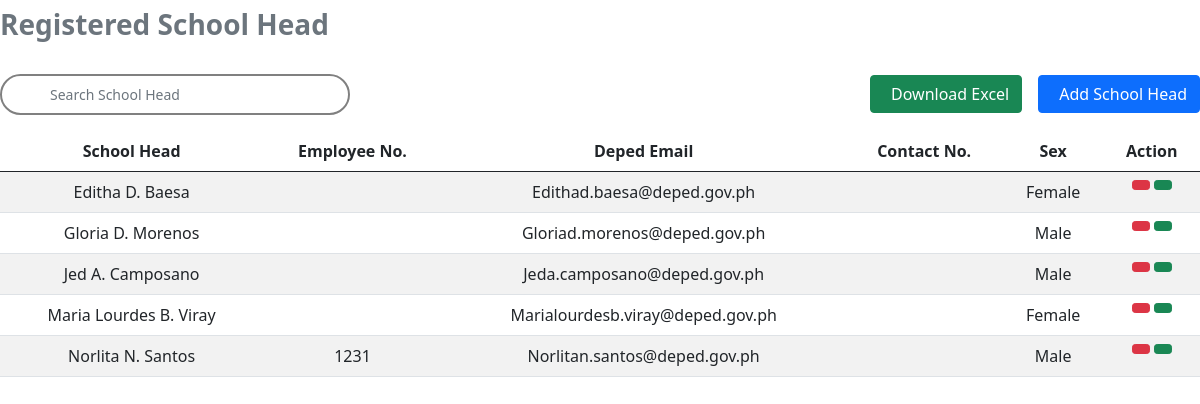
Page /table.php on the committed database.
### tables this page shows
CREATE TABLE `profile` (
  `id` int(11) NOT NULL,
  `name` varchar(300) NOT NULL,
  `bday` varchar(250) NOT NULL,
  `address` varchar(500) NOT NULL,
  `email` varchar(1000) NOT NULL,
  `contactNo` varchar(250) NOT NULL,
  `sex` varchar(250) NOT NULL,
  `yearAsSchoolHead` varchar(250) NOT NULL,
  `duration` varchar(250) NOT NULL,
  `learnersPerf` varchar(250) NOT NULL,
  `teacherPerf` varchar(250) NOT NULL,
  `financialMng` varchar(250) NOT NULL,
  `complaints` varchar(250) NOT NULL,
  `picture` varchar(1000) NOT NULL,
  `school` varchar(500) NOT NULL,
  `citizenship` varchar(250) NOT NULL,
  `civil` varchar(250) NOT NULL,
  `zipcode` varchar(250) NOT NULL,
  `employeeNo` varchar(250) NOT NULL,
  `placeBirth` varchar(250) NOT NULL
);

### table.php (the view, shortened to what this page needs)
<?php
    require "db.php";
    $q = "SELECT * FROM `profile` ORDER BY name ASC";
    $list = $con->query($q);
    $fetch = $list->fetch_assoc();
?>
<!DOCTYPE html>
<html lang="en">
<head>
    <link href="https://cdn.jsdelivr.net/npm/bootstrap@5.0.2/dist/css/bootstrap.min.css" rel="stylesheet">
</head>
<body>
    <div class=" text-secondary fw-bold p-2 ps-0 mb-3 w-50 h3">Registered School Head</div>
    <div class="d-flex align-items-center justify-content-between mb-3 mt-4 position-relative">
        <div class="d-flex align-items-center gap-4">
            <input id='searchBar' class="form-control form-control-sm fs-17 py-2 ps-5" style="border: 2px solid grey; border-radius: 100vmax; width: 350px;" type="text" placeholder='Search School Head'
            aria-label="Search">
        </div>
        <div class="d-flex gap-3">
            <button id='excelBtn' class='btn btn-success '><i class="fa-solid fa-file-arrow-down pe-2"></i>Download Excel</button>
            <button type="button" class="btn btn-primary " data-bs-toggle="modal" data-bs-target="#addSchool"><i class="fa-solid fa-plus pe-2"></i>Add School Head</button>
        </div>
    </div>
    <div class="table-responsive md" style="max-height: 480px;">
        <table id='tableToXLS' class='table text-center table-striped'>
            <thead>
                <tr>
                    <th>School Head</th>
                    <th>Employee No.</th>
                    <th>Deped Email</th>
                    <th>Contact No.</th>
                    <th>Sex</th>
                    <th>Action</th>
                </tr>
            </thead>
            <tbody id="idForSearchOutput">
                <?php if($list->num_rows){ ?>
                    <?php do{ ?>
                        <tr>
                            <td><?php echo $fetch['name'] ?></td>
                            <td><?php echo $fetch['employeeNo'] ?></td>
                            <td><?php echo $fetch['email'] ?></td>
                            <td><?php echo $fetch['contactNo'] ?></td>
                            <td><?php echo $fetch['sex'] ?></td>
                            <td>
                                <div class="d-flex gap-1 justify-content-center">
                                    <button title="Delete" class="btn btn-danger btn-sm" id='deleteBtn' value='<?php echo $fetch['id'] ?>'><i class="fa-solid fa-trash"></i></button>
                                    <button title="View Equipment" class="btn btn-success btn-sm" id="viewBtn" value='<?php echo $fetch['email'] ?>'><i class="fa-solid fa-eye"></i></button>
                                </div>
                            </td>
                        </tr>
                    <?php }while($fetch = $list->fetch_assoc()) ?>
                <?php }else{ ?>
                    <tr>
                        <td colspan='12'>No data</td>
                    </tr>
                <?php } ?>
            </tbody>
        </table>
    </div>
</body>
</html>

### rows in the picture
profile: name "Editha D. Baesa", email "Edithad.baesa@deped.gov.ph", sex "Female", $fetch['id'] 26 (drawn)
profile: name "Gloria D. Morenos", email "Gloriad.morenos@deped.gov.ph", sex "Male", $fetch['id'] 28 (drawn)
profile: name "Jed A. Camposano", email "Jeda.camposano@deped.gov.ph", sex "Male", $fetch['id'] 30 (drawn)
profile: name "Maria Lourdes B. Viray", email "Marialourdesb.viray@deped.gov.ph", sex "Female", $fetch['id'] 29 (drawn)
profile: name "Norlita N. Santos", employeeNo "1231", email "Norlitan.santos@deped.gov.ph", sex "Male", $fetch['id'] 27 (drawn)
